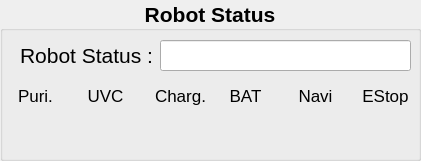
   <widget class="QGroupBox" name="robotStatus_groupBox">
    <property name="geometry">
     <rect>
      <x>10</x>
      <y>570</y>
      <width>421</width>
      <height>161</height>
     </rect>
    </property>
    <property name="font">
     <font>
      <pointsize>16</pointsize>
      <weight>75</weight>
      <bold>true</bold>
     </font>
    </property>
    <property name="title">
     <string>Robot Status</string>
    </property>
    <property name="alignment">
     <set>Qt::AlignCenter</set>
    </property>
    <widget class="QLabel" name="rmStatus_label">
     <property name="geometry">
      <rect>
       <x>20</x>
       <y>40</y>
       <width>141</width>
       <height>31</height>
      </rect>
     </property>
     <property name="font">
      <font>
       <weight>50</weight>
       <bold>false</bold>
      </font>
     </property>
     <property name="text">
      <string>Robot Status :</string>
     </property>
    </widget>
    <widget class="QLineEdit" name="robotStatus_lineEdit">
     <property name="geometry">
      <rect>
       <x>160</x>
       <y>40</y>
       <width>251</width>
       <height>31</height>
      </rect>
     </property>
     <property name="font">
      <font>
       <pointsize>14</pointsize>
       <weight>75</weight>
       <bold>true</bold>
      </font>
     </property>
     <property name="readOnly">
      <bool>true</bool>
     </property>
    </widget>
    <widget class="QLabel" name="puri_label">
     <property name="geometry">
      <rect>
       <x>10</x>
       <y>80</y>
       <width>51</width>
       <height>31</height>
      </rect>
     </property>
     <property name="font">
      <font>
       <pointsize>13</pointsize>
       <weight>50</weight>
       <bold>false</bold>
      </font>
     </property>
     <property name="text">
      <string>Puri.</string>
     </property>
     <property name="alignment">
      <set>Qt::AlignCenter</set>
     </property>
    </widget>
    <widget class="QLabel" name="puriLED_label">
     <property name="geometry">
      <rect>
       <x>20</x>
       <y>120</y>
       <width>31</width>
       <height>31</height>
      </rect>
     </property>
     <property name="text">
      <string/>
     </property>
     <property name="pixmap">
      <pixmap resource="resources.qrc">:/icons/gray-led-on.png</pixmap>
     </property>
     <property name="scaledContents">
      <bool>true</bool>
     </property>
    </widget>
    <widget class="QLabel" name="uvc_label">
     <property name="geometry">
      <rect>
       <x>80</x>
       <y>80</y>
       <width>51</width>
       <height>31</height>
      </rect>
     </property>
     <property name="font">
      <font>
       <pointsize>13</pointsize>
       <weight>50</weight>
       <bold>false</bold>
      </font>
     </property>
     <property name="text">
      <string>UVC</string>
     </property>
     <property name="alignment">
      <set>Qt::AlignCenter</set>
     </property>
    </widget>
    <widget class="QLabel" name="uvcLED_label">
     <property name="geometry">
      <rect>
       <x>90</x>
       <y>120</y>
       <width>31</width>
       <height>31</height>
      </rect>
     </property>
     <property name="text">
      <string/>
     </property>
     <property name="pixmap">
      <pixmap resource="resources.qrc">:/icons/gray-led-on.png</pixmap>
     </property>
     <property name="scaledContents">
      <bool>true</bool>
     </property>
    </widget>
    <widget class="QLabel" name="charging_label">
     <property name="geometry">
      <rect>
       <x>150</x>
       <y>80</y>
       <width>61</width>
       <height>31</height>
      </rect>
     </property>
     <property name="font">
      <font>
       <pointsize>13</pointsize>
       <weight>50</weight>
       <bold>false</bold>
      </font>
     </property>
     <property name="text">
      <string>Charg.</string>
     </property>
     <property name="alignment">
      <set>Qt::AlignCenter</set>
     </property>
    </widget>
    <widget class="QLabel" name="chargingLED_label">
     <property name="geometry">
      <rect>
       <x>160</x>
       <y>120</y>
       <width>31</width>
       <height>31</height>
      </rect>
     </property>
     <property name="text">
      <string/>
     </property>
     <property name="pixmap">
      <pixmap resource="resources.qrc">:/icons/gray-led-on.png</pixmap>
     </property>
     <property name="scaledContents">
      <bool>true</bool>
     </property>
    </widget>
    <widget class="QLabel" name="estop_label">
     <property name="geometry">
      <rect>
       <x>350</x>
       <y>80</y>
       <width>71</width>
       <height>31</height>
      </rect>
     </property>
     <property name="font">
      <font>
       <pointsize>13</pointsize>
       <weight>50</weight>
       <bold>false</bold>
      </font>
     </property>
     <property name="text">
      <string>EStop</string>
     </property>
     <property name="alignment">
      <set>Qt::AlignCenter</set>
     </property>
    </widget>
    <widget class="QLabel" name="estopLED_label">
     <property name="geometry">
      <rect>
       <x>370</x>
       <y>120</y>
       <width>31</width>
       <height>31</height>
      </rect>
     </property>
     <property name="text">
      <string/>
     </property>
     <property name="pixmap">
      <pixmap resource="resources.qrc">:/icons/gray-led-on.png</pixmap>
     </property>
     <property name="scaledContents">
      <bool>true</bool>
     </property>
    </widget>
    <widget class="QLabel" name="lowbat_label">
     <property name="geometry">
      <rect>
       <x>220</x>
       <y>80</y>
       <width>51</width>
       <height>31</height>
      </rect>
     </property>
     <property name="font">
      <font>
       <pointsize>13</pointsize>
       <weight>50</weight>
       <bold>false</bold>
      </font>
     </property>
     <property name="text">
      <string>BAT</string>
     </property>
     <property name="alignment">
      <set>Qt::AlignCenter</set>
     </property>
    </widget>
    <widget class="QLabel" name="lowbatLED_label">
     <property name="geometry">
      <rect>
       <x>230</x>
       <y>120</y>
       <width>31</width>
       <height>31</height>
      </rect>
     </property>
     <property name="text">
      <string/>
     </property>
     <property name="pixmap">
      <pixmap resource="resources.qrc">:/icons/gray-led-on.png</pixmap>
     </property>
     <property name="scaledContents">
      <bool>true</bool>
     </property>
    </widget>
    <widget class="QLabel" name="navistat_label">
     <property name="geometry">
      <rect>
       <x>290</x>
       <y>80</y>
       <width>51</width>
       <height>31</height>
      </rect>
     </property>
     <property name="font">
      <font>
       <pointsize>13</pointsize>
       <weight>50</weight>
       <bold>false</bold>
      </font>
     </property>
     <property name="text">
      <string>Navi</string>
     </property>
     <property name="alignment">
      <set>Qt::AlignCenter</set>
     </property>
    </widget>
    <widget class="QLabel" name="navistatLED_label">
     <property name="geometry">
      <rect>
       <x>300</x>
       <y>120</y>
       <width>31</width>
       <height>31</height>
      </rect>
     </property>
     <property name="text">
      <string/>
     </property>
     <property name="pixmap">
      <pixmap resource="resources.qrc">:/icons/gray-led-on.png</pixmap>
     </property>
     <property name="scaledContents">
      <bool>true</bool>
     </property>
    </widget>
   </widget>
